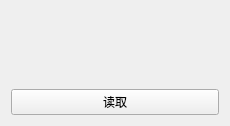
<?xml version="1.0" encoding="UTF-8"?>
<ui version="4.0">
 <class>SaveBox</class>
 <widget class="QWidget" name="SaveBox">
  <property name="geometry">
   <rect>
    <x>0</x>
    <y>0</y>
    <width>230</width>
    <height>126</height>
   </rect>
  </property>
  <property name="windowTitle">
   <string>Form</string>
  </property>
  <layout class="QGridLayout" name="gridLayout">
   <item row="0" column="1">
    <widget class="QLabel" name="label_2">
     <property name="text">
      <string/>
     </property>
    </widget>
   </item>
   <item row="0" column="0" rowspan="2">
    <widget class="QLabel" name="label">
     <property name="text">
      <string/>
     </property>
    </widget>
   </item>
   <item row="1" column="1">
    <widget class="QLabel" name="label_3">
     <property name="text">
      <string/>
     </property>
    </widget>
   </item>
   <item row="2" column="0" colspan="2">
    <widget class="QPushButton" name="pushButton">
     <property name="text">
      <string>读取</string>
     </property>
    </widget>
   </item>
  </layout>
 </widget>
 <resources/>
 <connections/>
</ui>
